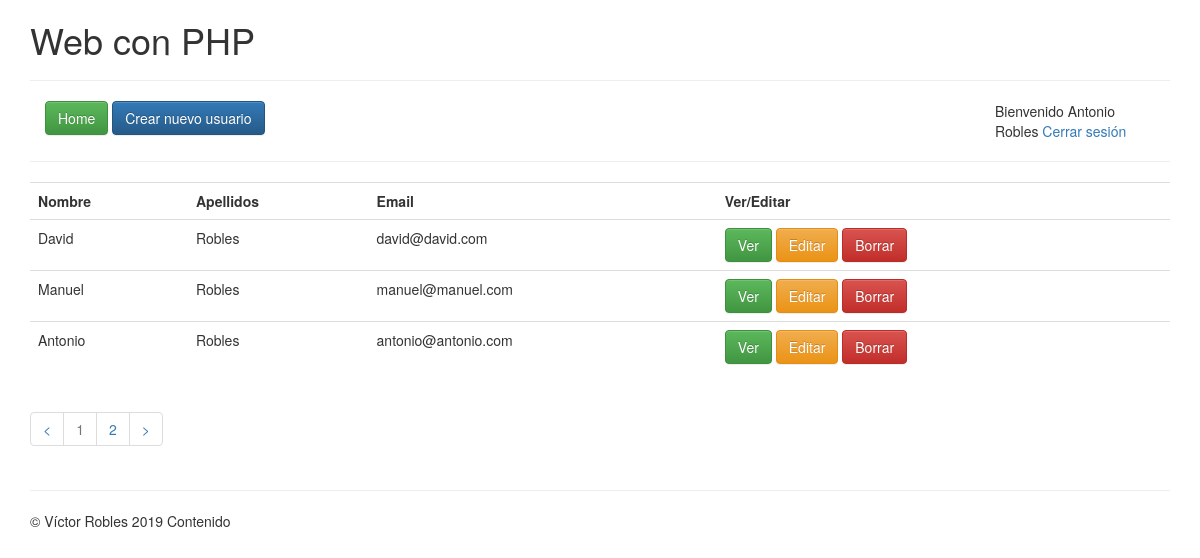
Page /app/index.php (signed in) on the committed database.
### tables this page shows
CREATE TABLE `users` (
  `user_id` int(255) NOT NULL,
  `name` varchar(50) DEFAULT NULL,
  `surname` varchar(255) DEFAULT NULL,
  `bio` text,
  `email` varchar(255) DEFAULT NULL,
  `password` varchar(255) DEFAULT NULL,
  `role` varchar(20) DEFAULT NULL,
  `image` varchar(255) DEFAULT NULL
);

### app/index.php (the view, shortened to what this page needs)
<?php
include 'includes/header.php';
$users = mysqli_query($db, "SELECT * FROM users");
$num_total_users = mysqli_num_rows($users);
if($num_total_users > 0){
	$rows_per_page = 3;
	$page = false;
	if(!$page){
		$start = 0;
		$page = 1;
	}else{
		$start = ($page-1) * $rows_per_page;
	}
	$total_pages = ceil($num_total_users / $rows_per_page);
	$sql="SELECT * FROM users ORDER BY user_id DESC LIMIT {$start}, {$rows_per_page};";
	$users = mysqli_query($db, $sql);
}else{
	echo "No hay usuarios";
}
?>
<table class="table">
	<tr>
		<th>Nombre</th>
		<th>Apellidos</th>
		<th>Email</th>
		<th>Ver/Editar</th>
	</tr>
	<?php while ($user = mysqli_fetch_assoc($users)) { ?>
	<tr>
		<td><?=$user["name"]?></td>
		<td><?=$user["surname"]?></td>
		<td><?=$user["email"]?></td>
		<td>
			<a href="ver.php?id=<?=$user["user_id"]?>" class="btn btn-success">Ver</a>
			<a href="editar.php?id=<?=$user["user_id"]?>" class="btn btn-warning">Editar</a>
			<?php if(isset($_SESSION["logged"]) && $_SESSION["logged"]["role"] == 1){ ?>
				<a href="borrar.php?id=<?=$user["user_id"]?>" class="btn btn-danger">Borrar</a>
			<?php } ?>
		</td>
	</tr>
	<?php } ?>
</table>
<?php if($num_total_users >= 1){ ?>
<ul class="pagination">
	<li><a href="?page=<?=($page-1)?>"><</a></li>
	<?php for($i = 1; $i<=$total_pages; $i++){ ?>
		<?php if($page == $i){ ?>
			<li class="disabled"><a href="#"><?=$i?></a></li>
		<?php }else{ ?>
			<li><a href="?page=<?=$i?>"><?=$i?></a></li>
		<?php } ?>
	<?php } ?>
	<li><a href="?page=<?php $show_page=($page+1); if($show_page <= $total_pages){ echo $show_page ; }else{ echo $total_pages; } ?>">></a></li>
</ul>
<?php }?>
<?php
include 'includes/footer.php';
?>

### rows in the picture
users: name "David", surname "Robles", email "david@david.com"
users: name "Manuel", surname "Robles", email "manuel@manuel.com"
users: name "Antonio", surname "Robles", email "antonio@antonio.com"

### other values in the picture
$_SESSION["logged"]["name"] "Antonio"
$_SESSION["logged"]["surname"] "Robles"
$variable "Contenido"
